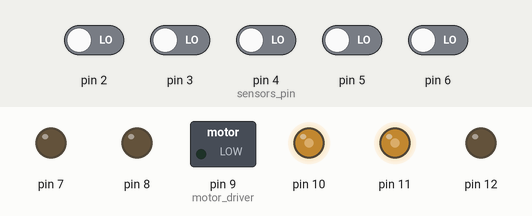
Simulated run of this sketch. Board: Arduino Uno, built with avr-gcc and run on an emulated ATmega328P. Parts: switched loads named in the sketch (green lamp = pin HIGH), output pins drawn as LEDs (lit = HIGH). The test bench sets the inputs (shaded band); at power-on: pin 2, pin 3, pin 4 (sensors_pin), pin 5, pin 6 LOW.

Above: at 1.2 s.
1.3 s: pin 2 driven HIGH
At 1.9 s:
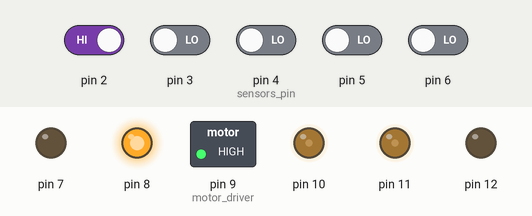
2.8 s: pin 2 driven LOW
At 4.0 s:
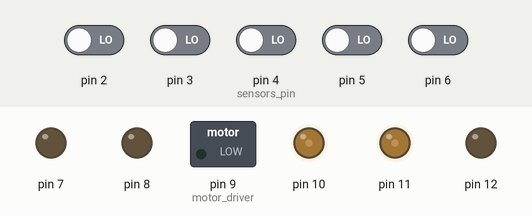
4.3 s: pin 3 driven HIGH
At 5.4 s:
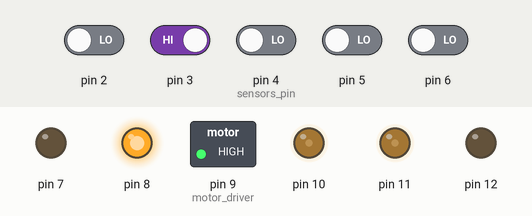
5.8 s: pin 3 driven LOW
At 6.5 s:
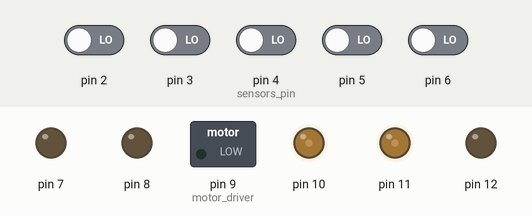
7.3 s: pin 2 driven HIGH and pin 3 driven HIGH and pin 4 (sensors_pin) driven HIGH and pin 5 driven HIGH and pin 6 driven HIGH
At 7.7 s:
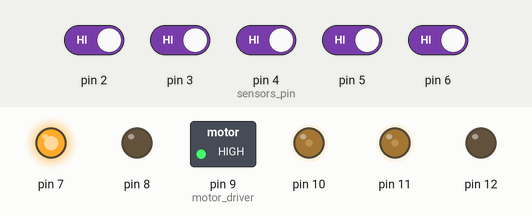
8.8 s: pin 5 driven LOW
At 10.0 s:
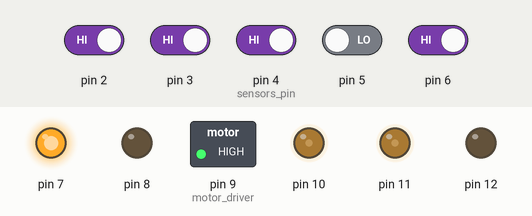
Timing chart, 0 to 11.3 s (numbered marks = the images above; inputs shaded):
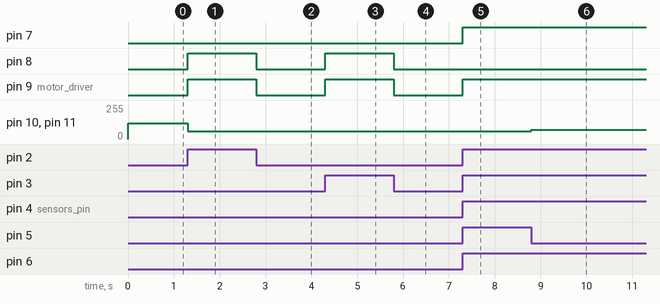

Measured:
- after the input at 1.3 s, pin 8, pin 9 (motor_driver): LOW → HIGH at once; pin 10, pin 11: 120/255 → 60/255 at once
- after the input at 2.8 s, pin 8, pin 9 (motor_driver): HIGH → LOW at once
- after the input at 4.3 s, pin 8, pin 9 (motor_driver): LOW → HIGH at once
- after the input at 5.8 s, pin 8, pin 9 (motor_driver): HIGH → LOW at once
- after the input at 7.3 s, pin 7, pin 9 (motor_driver): LOW → HIGH at once
- after the input at 8.8 s, pin 10, pin 11: 60/255 → 70/255 at once

The sketch:

5_IR_LFR.ino
```cpp
void setup() {
// put your setup code here, to run once:
pinMode(2, INPUT);
pinMode(3, INPUT);
pinMode(4, INPUT);   //sensors pin
pinMode(5, INPUT);
pinMode(6, INPUT);

pinMode(7, OUTPUT);
pinMode(8, OUTPUT);
pinMode(9, OUTPUT);     //motor driver
pinMode(12, OUTPUT);
pinMode(10, OUTPUT);
pinMode(11, OUTPUT);

analogWrite(10, 120);     //speed
analogWrite(11, 120);

}

void loop() {

int L= digitalRead(2); //sensor 1
int AL= digitalRead(3); //sensor 2
int M= digitalRead(4); //sensor 3
int AR= digitalRead(5); //sensor 4
int R= digitalRead(6); //sensor 5

if (L==HIGH && AL==HIGH && M==LOW && AR==HIGH && R==HIGH)

{
  analogWrite(10, 60);
analogWrite(11, 60);
digitalWrite(8, HIGH); //motor 2
digitalWrite(7, LOW); //FORWARD
digitalWrite(9, HIGH); //motor 2
digitalWrite(12, LOW);

}

else if(L==HIGH && AL==HIGH && M==HIGH && AR==LOW && R==HIGH)

{
analogWrite(10, 70);
analogWrite(11, 70);
digitalWrite(8, LOW); //motor 2
digitalWrite(7, HIGH); //RIGHT
digitalWrite(9, HIGH); //motor 2
digitalWrite(12, LOW);
}

else if(L==HIGH && AL==HIGH && M==LOW && AR==LOW && R==HIGH)

{
analogWrite(10, 70);
analogWrite(11, 70);
digitalWrite(8, LOW); //motor 2
digitalWrite(7, HIGH); //RIGHT
digitalWrite(9, HIGH); //motor 2
digitalWrite(12, LOW);
}

else if(L==HIGH && AL==HIGH && M==HIGH && AR==LOW && R==LOW)

{

digitalWrite(8, LOW); //motor 2
digitalWrite(7, HIGH); //RIGHT
digitalWrite(9, HIGH); //motor 2
digitalWrite(12, LOW);
}

else if(L==HIGH && AL==LOW && M==HIGH && AR==HIGH && R==HIGH)

{

digitalWrite(8, HIGH); //motor 2
digitalWrite(7, LOW); //LEFT
digitalWrite(9, LOW); //motor 2
digitalWrite(12, HIGH);
}

else if(L==HIGH && AL==LOW && M==LOW && AR==HIGH && R==HIGH)

{

digitalWrite(8, HIGH); //motor 2
digitalWrite(7, LOW); //LEFT
digitalWrite(9, LOW); //motor 2
digitalWrite(12, HIGH);
}

else if(L==LOW && AL==LOW && M==HIGH && AR==HIGH && R==HIGH)

{

digitalWrite(8, HIGH); //motor 2
digitalWrite(7, LOW); //RIGHT
digitalWrite(9, LOW); //motor 2
digitalWrite(12, HIGH);
}

else if(L==LOW && AL==LOW && M==HIGH && AR==LOW && R==LOW)

{

digitalWrite(8, LOW); //motor 2
digitalWrite(7, LOW); //RIGHT
digitalWrite(9, LOW); //motor 2
digitalWrite(12, LOW);
}

else if(L==HIGH && AL==HIGH && M==HIGH && AR==HIGH && R==HIGH)

{

digitalWrite(8, LOW); //motor 2
digitalWrite(7, HIGH); //RIGHT
digitalWrite(9, HIGH); //motor 2
digitalWrite(12, LOW);
}
else if(L==LOW && AL==LOW && M==LOW && AR==LOW && R==LOW)

{

digitalWrite(8, LOW); //motor 2
digitalWrite(7, LOW); //STOP
digitalWrite(9, LOW); //motor 2
digitalWrite(12, LOW);
}
else
{
analogWrite(10, 60);
analogWrite(11, 60);
digitalWrite(8, HIGH); //motor 1
digitalWrite(7, LOW); //STOP
digitalWrite(9, HIGH ); //motor 2
digitalWrite(12, LOW);
}

}
```
